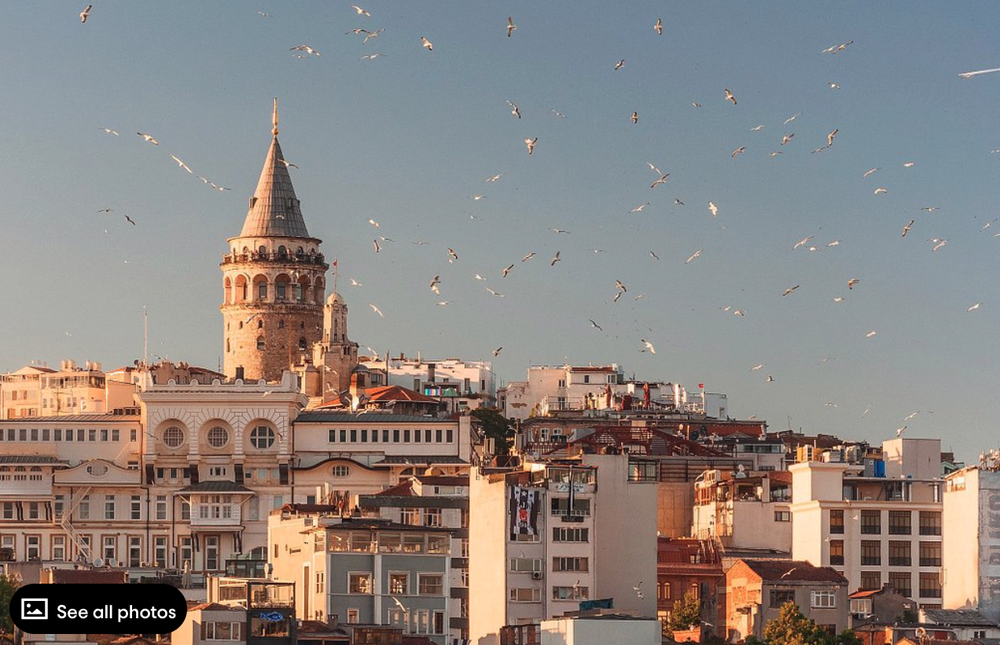
#> input picture iMAGE_PROCESSING_CLASSWORK_PRACTISE/Example1.png, 1000 x 645 px, shrunk from 1272 x 820 before the run
$ python Assignment1.py
#> lines starting #> are read from the running program, lines starting #| are printed output that depends on the picture
import cv2
import numpy as np
import matplotlib.pylab as plt

#1.	Read the image named “Example1.png”, subtract 50 from all the intensities using for loop, write it with the name imageSub.jpg.
# [10 lines left out: function task1, not called in this run]


image = cv2.imread("Example1.png")
#> image is the input picture: shape (645, 1000, 3); mean B, G, R 128, 131.4, 138.7
grey_image = cv2.cvtColor(image,cv2.COLOR_BGR2GRAY)
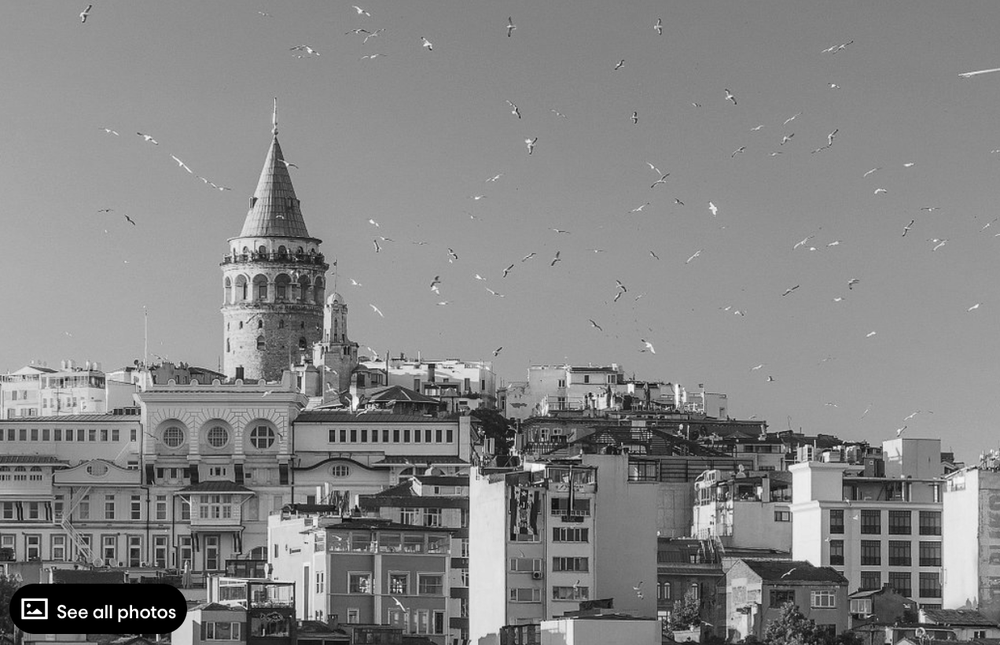
#> grey_image: shape (645, 1000); min 0, max 255, mean 133.2
#task1(grey_image)

# 2.Read an image, subtract 50 from those regions that have rows and columns in the ranges of 1-50 and 87-133 respectively. Write the image with the name of imageSubSel.jpg.

# [56 lines left out: functions task2, task3, myImHist, not called in this run]
image1 = cv2.imread("download.jpg")
#> (the run stopped early here; a loop or call above may not have finished)
